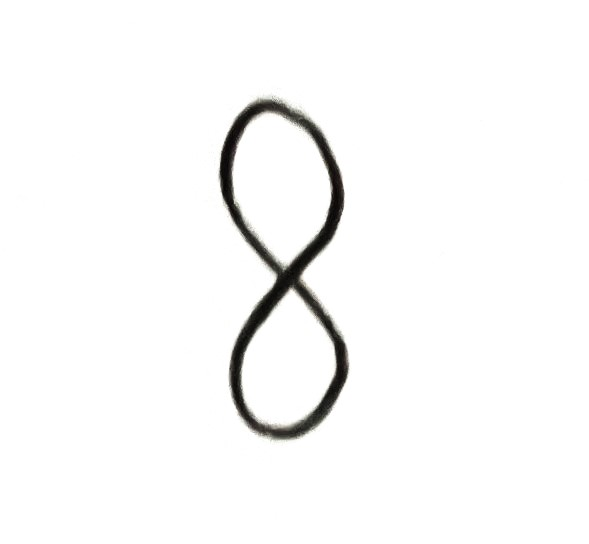
#> input picture Images/IMG_6062.JPG, 589 x 544 px; its folder holds 5 pictures in this run
$ python resize_image.py
#> lines starting #> are read from the running program, lines starting #| are printed output that depends on the picture
from PIL import Image
import os

img_num=6062
digit=1

while os.path.isfile(f'Images/IMG_{img_num}.JPG'):
    try:
        original_image=Image.open(f'Images/IMG_{img_num}.JPG')
#> original_image is the input picture: PIL image 589x544 RGB; mean R, G, B 248.3, 248.3, 248
        resized_image = original_image.resize((28, 28), Image.LANCZOS)
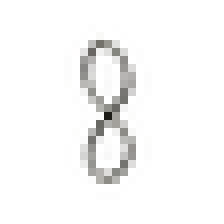
#> resized_image: PIL image 28x28 RGB (shown 8 times larger); mean R, G, B 247.4, 247.3, 247
        resized_image.save(f'digit{digit}.png')
    except:
        print("error")
    finally:
        img_num+=1
        digit+=1
#> pass 2 of the loop `while os.path.isfile(f'Images/IMG_{img_num}.JPG'):`:
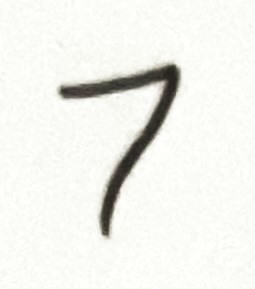
#> input picture Images/IMG_6063.JPG, 255 x 289 px
#> original_image is the input picture: PIL image 255x289 RGB; mean R, G, B 240.6, 241.3, 236
#> `resized_image = original_image.resize((28, 28), Image.LANCZOS)`:
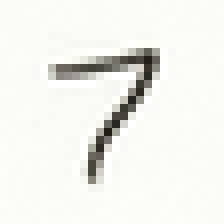
#> resized_image: PIL image 28x28 RGB (shown 8 times larger); mean R, G, B 240.4, 241, 235.9
#> pass 3 of the loop `while os.path.isfile(f'Images/IMG_{img_num}.JPG'):`:
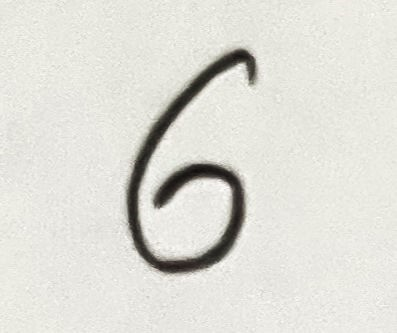
#> input picture Images/IMG_6064.JPG, 397 x 333 px
#> original_image is the input picture: PIL image 397x333 RGB; mean R, G, B 222.8, 222.1, 215.4
#> `resized_image = original_image.resize((28, 28), Image.LANCZOS)`:
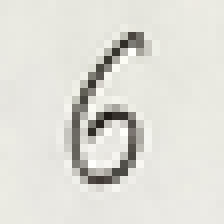
#> resized_image: PIL image 28x28 RGB (shown 8 times larger); mean R, G, B 222.8, 222.1, 215.3
#> the loop made 5 passes; the first 3 are shown
